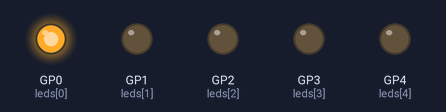
A program run on a simulated Raspberry Pi Pico running MicroPython. On the bench: output pins drawn as LEDs (lit = HIGH).

Above: at 0.02 s.
At 0.37 s:
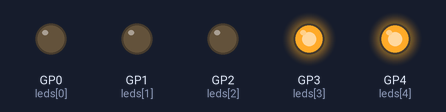
At 0.72 s:
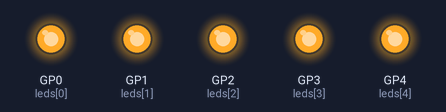
At 1.47 s:
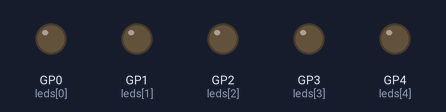
At 2.17 s:
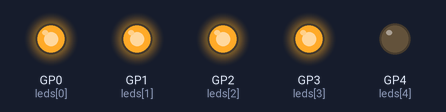
At 2.92 s:
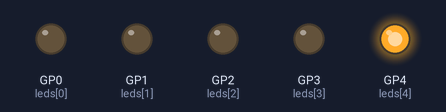
Timing chart, 0 to 3.2 s (numbered marks = the images above):
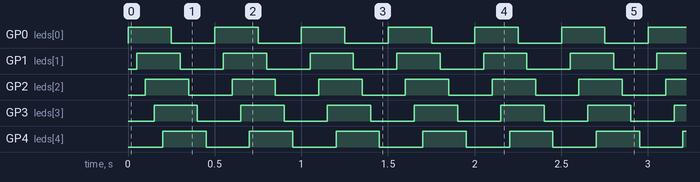

The program:

03_cascading_lights.py
```python
from machine import Pin
import utime
leds = [Pin(i,Pin.OUT) for i in range(0,5)]
if __name__ == '__main__':
    while True:
        for n in range(0,5):
            leds[n].value(1)
            utime.sleep_ms(50)
        for n in range(0,5):
            leds[n].value(0)
            utime.sleep_ms(50)
```

Measured:
- by itself, GP0 (leds[0]), GP1 (leds[1]), GP2 (leds[2]), GP3 (leds[3]), GP4 (leds[4]): alternates HIGH for 0.25 s and LOW for 0.25 s
- by itself, everything shown: repeats every 0.50 s, in 10 steps
